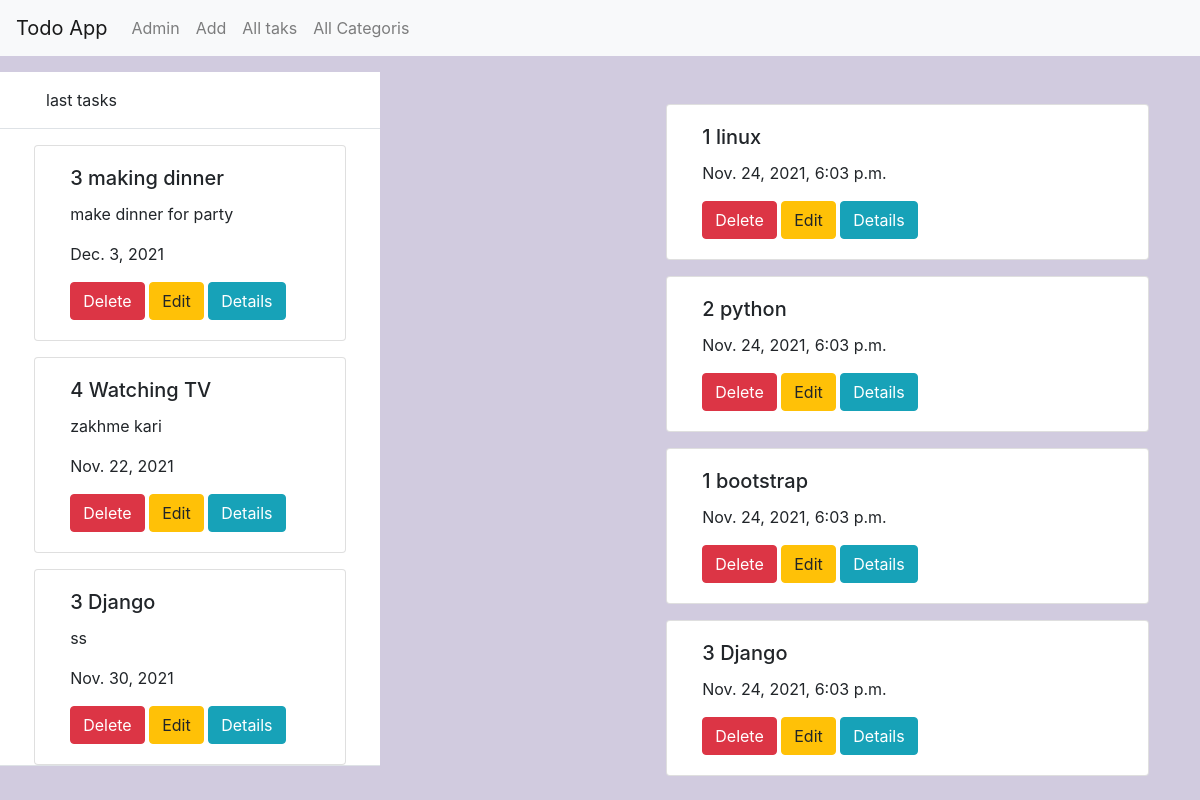
The app's page /categores/3/ with its own data.
### todoapp/models.py (models this page shows, shortened)
class Todo(models.Model):
    category = models.ForeignKey(Category , on_delete = CASCADE)
    title = models.CharField(max_length=255)
    description = models.TextField()
    priority = models.IntegerField()
    created_at = models.DateTimeField(auto_now_add=True,null=True)
    Scheduling = models.DateField(default=date.today)

### todoapp/views.py (the view)
# urls.py: path('categores/<int:id>/',category_tasks,name='category_tasks'),
def category_tasks(req,id):
    last3 = Todo.objects.all().order_by('-id')[:3]
    mydictionary = {
       'todos' : Todo.objects.filter(category = id ),
       'todo' : last3
    }
    return render(req,'todoapp/category_tasks_list.html',context=mydictionary)

### templates/todoapp/category_tasks_list.html (shortened to what this page needs)
{% extends 'base.html' %}
{% block content %}
{% for eachctask in todos %}
<div class="row">
    <div class="col-md-10" style="margin:0 auto;">
        <div class="card container-fluid" style="margin-top: 1rem;">
            <div class="card-body">
              <h5 class="card-title">{{eachctask.priority}}  {{eachctask.title}}</h5>
              <p class="card-text">{{eachctask.created_at}}</p>
              <a href="/delete/{{eachctask.id}}" class="btn btn-danger">Delete</a>
              <a href="/edit/{{eachctask.id}}" class="btn btn-warning">Edit</a>
              <a href="{% url 'todo_detail' eachctask.pk %}" class="btn btn-info">Details</a>
            </div>
          </div>
    </div>
</div>
{% endfor %}
{% endblock %}

### templates/base.html (shortened to what this page needs)
{% load static %}
<!doctype html>
<html lang="en">
<head>
  <link rel="stylesheet" href="https://stackpath.bootstrapcdn.com/bootstrap/4.4.1/css/bootstrap.min.css"
>
  <link rel= "stylesheet" href=" {% static 'todoapp/style.css' %} "
  <title>{% block title %}{% endblock %}</title>
</head>
<body style="max-width: 100%;overflow-x: hidden;" class="mb-2">
{% include 'nav.html' %}
<div class="row mt-5">
<div class="col-md-6 " style="margin:0 auto;">
  <div class="d-flex flex-column align-items-stretch flex-shrink-0 bg-white" style="width: 380px;">
    <div href="" class="d-flex align-items-center flex-shrink-0 p-3 link-dark text-decoration-none border-bottom">
      <svg class="bi me-2" width="30" height="24"><use xlink:href="#bootstrap"></use></svg>
      <span>last tasks</span>
    </div>
    <div class="list-group list-group-flush border-bottom scrollarea">
      {% for item in todo %}
      <div class="row">
        <div class="col-md-10" style="margin:0 auto;">
            <div class="card container-fluid" style="margin-top: 1rem;">
                <div class="card-body">
                  <h5 class="card-title">{{item.priority}} {{item.title}}</h5>
                  <p class="card-text">{{item.description}}</p>
                   <p class="card-text">{{item.Scheduling}}</p>
                  <a href="/delete/{{item.id}}" class="btn btn-danger">Delete</a>
                  <a href="/edit/{{item.id}}" class="btn btn-warning">Edit</a>
                  <a href="{% url 'todo_detail' item.pk %}" class="btn btn-info">Details</a>
                </div>
              </div>
        </div>
      </div>
      {% endfor %}
    </div>
  </div>
</div>
<div class="col-md-6 mt-3" style="margin:0 auto;">
{% block content %}
{% endblock %}
</div>
</div>
</body>
</html>

### static/todoapp/style.css (style rules this page uses)
body { background-color: rgb(209, 203, 223)!important; }

### records on screen
Todo: priority "3", title "making dinner", description "make dinner for party", Scheduling "Dec. 3, 2021"
Todo: priority "4", title "Watching TV", description "zakhme kari", Scheduling "Nov. 22, 2021"
Todo: priority "3", title "Django", description "ss", Scheduling "Nov. 30, 2021", created_at "Nov. 24, 2021, 6:03 p.m."
Todo: priority "1", title "linux", created_at "Nov. 24, 2021, 6:03 p.m."
Todo: priority "2", title "python", created_at "Nov. 24, 2021, 6:03 p.m."
Todo: priority "1", title "bootstrap", created_at "Nov. 24, 2021, 6:03 p.m."
